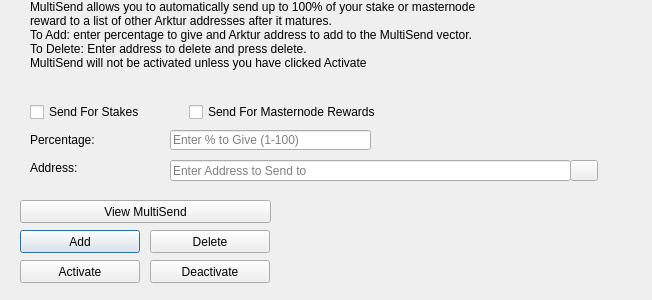
<?xml version="1.0" encoding="UTF-8"?>
<ui version="4.0">
 <class>MultiSendDialog</class>
 <widget class="QDialog" name="MultiSendDialog">
  <property name="windowModality">
   <enum>Qt::NonModal</enum>
  </property>
  <property name="geometry">
   <rect>
    <x>0</x>
    <y>0</y>
    <width>652</width>
    <height>300</height>
   </rect>
  </property>
  <property name="windowTitle">
   <string>MultiSend</string>
  </property>
  <widget class="QLineEdit" name="multiSendPercentEdit">
   <property name="geometry">
    <rect>
     <x>170</x>
     <y>130</y>
     <width>201</width>
     <height>20</height>
    </rect>
   </property>
   <property name="toolTip">
    <string>Enter whole numbers 1 - 100</string>
   </property>
   <property name="placeholderText">
    <string>Enter % to Give (1-100)</string>
   </property>
  </widget>
  <widget class="QLineEdit" name="multiSendAddressEdit">
   <property name="geometry">
    <rect>
     <x>170</x>
     <y>160</y>
     <width>401</width>
     <height>21</height>
    </rect>
   </property>
   <property name="toolTip">
    <string/>
   </property>
   <property name="placeholderText">
    <string>Enter Address to Send to</string>
   </property>
  </widget>
  <widget class="QLabel" name="label_2">
   <property name="geometry">
    <rect>
     <x>30</x>
     <y>0</y>
     <width>451</width>
     <height>121</height>
    </rect>
   </property>
   <property name="lineWidth">
    <number>1</number>
   </property>
   <property name="text">
    <string>MultiSend allows you to automatically send up to 100% of your stake or masternode reward to a list of other Arktur addresses after it matures.
To Add: enter percentage to give and Arktur address to add to the MultiSend vector.
To Delete: Enter address to delete and press delete.
MultiSend will not be activated unless you have clicked Activate</string>
   </property>
   <property name="alignment">
    <set>Qt::AlignLeading|Qt::AlignLeft|Qt::AlignTop</set>
   </property>
   <property name="wordWrap">
    <bool>true</bool>
   </property>
  </widget>
  <widget class="QLabel" name="message">
   <property name="geometry">
    <rect>
     <x>290</x>
     <y>200</y>
     <width>351</width>
     <height>91</height>
    </rect>
   </property>
   <property name="text">
    <string/>
   </property>
  </widget>
  <widget class="QPushButton" name="addButton">
   <property name="geometry">
    <rect>
     <x>20</x>
     <y>230</y>
     <width>120</width>
     <height>23</height>
    </rect>
   </property>
   <property name="toolTip">
    <string/>
   </property>
   <property name="statusTip">
    <string>Add to MultiSend Vector</string>
   </property>
   <property name="text">
    <string>Add</string>
   </property>
  </widget>
  <widget class="QPushButton" name="disableButton">
   <property name="geometry">
    <rect>
     <x>150</x>
     <y>260</y>
     <width>120</width>
     <height>23</height>
    </rect>
   </property>
   <property name="statusTip">
    <string>Deactivate MultiSend</string>
   </property>
   <property name="text">
    <string>Deactivate</string>
   </property>
  </widget>
  <widget class="QPushButton" name="addressBookButton">
   <property name="geometry">
    <rect>
     <x>570</x>
     <y>160</y>
     <width>28</width>
     <height>21</height>
    </rect>
   </property>
   <property name="toolTip">
    <string>Choose an address from the address book</string>
   </property>
   <property name="text">
    <string/>
   </property>
   <property name="icon">
    <iconset resource="../arktur.qrc">
     <normaloff>:/icons/address-book</normaloff>:/icons/address-book</iconset>
   </property>
   <property name="shortcut">
    <string>Alt+A</string>
   </property>
   <property name="autoDefault">
    <bool>false</bool>
   </property>
  </widget>
  <widget class="QLabel" name="label">
   <property name="geometry">
    <rect>
     <x>30</x>
     <y>130</y>
     <width>121</width>
     <height>20</height>
    </rect>
   </property>
   <property name="toolTip">
    <string>Percentage of stake to send</string>
   </property>
   <property name="text">
    <string>Percentage:</string>
   </property>
  </widget>
  <widget class="QLabel" name="label_5">
   <property name="geometry">
    <rect>
     <x>30</x>
     <y>160</y>
     <width>111</width>
     <height>16</height>
    </rect>
   </property>
   <property name="toolTip">
    <string>Address to send portion of stake to</string>
   </property>
   <property name="text">
    <string>Address:</string>
   </property>
  </widget>
  <widget class="QPushButton" name="deleteButton">
   <property name="geometry">
    <rect>
     <x>150</x>
     <y>230</y>
     <width>120</width>
     <height>23</height>
    </rect>
   </property>
   <property name="toolTip">
    <string/>
   </property>
   <property name="statusTip">
    <string>Delete Address From MultiSend Vector</string>
   </property>
   <property name="text">
    <string>Delete</string>
   </property>
  </widget>
  <widget class="QPushButton" name="activateButton">
   <property name="geometry">
    <rect>
     <x>20</x>
     <y>260</y>
     <width>120</width>
     <height>23</height>
    </rect>
   </property>
   <property name="statusTip">
    <string>Activate MultiSend</string>
   </property>
   <property name="text">
    <string>Activate</string>
   </property>
  </widget>
  <widget class="QPushButton" name="viewButton">
   <property name="geometry">
    <rect>
     <x>20</x>
     <y>200</y>
     <width>251</width>
     <height>23</height>
    </rect>
   </property>
   <property name="toolTip">
    <string/>
   </property>
   <property name="statusTip">
    <string>View MultiSend Vector</string>
   </property>
   <property name="text">
    <string>View MultiSend</string>
   </property>
  </widget>
  <widget class="QWidget" name="horizontalLayoutWidget">
   <property name="geometry">
    <rect>
     <x>30</x>
     <y>100</y>
     <width>351</width>
     <height>24</height>
    </rect>
   </property>
   <layout class="QHBoxLayout" name="horizontalLayout">
    <item>
     <widget class="QCheckBox" name="multiSendStakeCheckBox">
      <property name="text">
       <string>Send For Stakes</string>
      </property>
     </widget>
    </item>
    <item>
     <widget class="QCheckBox" name="multiSendMasternodeCheckBox">
      <property name="text">
       <string>Send For Masternode Rewards</string>
      </property>
     </widget>
    </item>
   </layout>
  </widget>
 </widget>
 <resources>
  <include location="../arktur.qrc"/>
 </resources>
 <connections/>
</ui>
